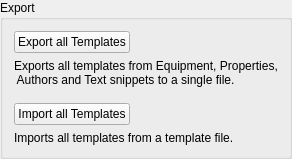
             <widget class="QGroupBox" name="groupBox_8">
              <property name="sizePolicy">
               <sizepolicy hsizetype="Expanding" vsizetype="Preferred">
                <horstretch>15</horstretch>
                <verstretch>0</verstretch>
               </sizepolicy>
              </property>
              <property name="minimumSize">
               <size>
                <width>0</width>
                <height>140</height>
               </size>
              </property>
              <property name="title">
               <string>Export</string>
              </property>
              <layout class="QVBoxLayout" name="verticalLayout_34">
               <item>
                <widget class="QPushButton" name="ExportAllTemplatesPushButton">
                 <property name="sizePolicy">
                  <sizepolicy hsizetype="Maximum" vsizetype="Fixed">
                   <horstretch>0</horstretch>
                   <verstretch>0</verstretch>
                  </sizepolicy>
                 </property>
                 <property name="text">
                  <string>Export all Templates</string>
                 </property>
                </widget>
               </item>
               <item>
                <widget class="QLabel" name="label_18">
                 <property name="text">
                  <string>Exports all templates from Equipment, Properties,
 Authors and Text snippets to a single file.</string>
                 </property>
                </widget>
               </item>
               <item>
                <spacer name="verticalSpacer">
                 <property name="orientation">
                  <enum>Qt::Orientation::Vertical</enum>
                 </property>
                 <property name="sizeType">
                  <enum>QSizePolicy::Policy::Fixed</enum>
                 </property>
                 <property name="sizeHint" stdset="0">
                  <size>
                   <width>20</width>
                   <height>10</height>
                  </size>
                 </property>
                </spacer>
               </item>
               <item>
                <widget class="QPushButton" name="ImportAllTemplatesPushButton">
                 <property name="sizePolicy">
                  <sizepolicy hsizetype="Maximum" vsizetype="Fixed">
                   <horstretch>0</horstretch>
                   <verstretch>0</verstretch>
                  </sizepolicy>
                 </property>
                 <property name="text">
                  <string>Import all Templates</string>
                 </property>
                </widget>
               </item>
               <item>
                <widget class="QLabel" name="label_17">
                 <property name="text">
                  <string>Imports all templates from a template file.</string>
                 </property>
                </widget>
               </item>
              </layout>
             </widget>
